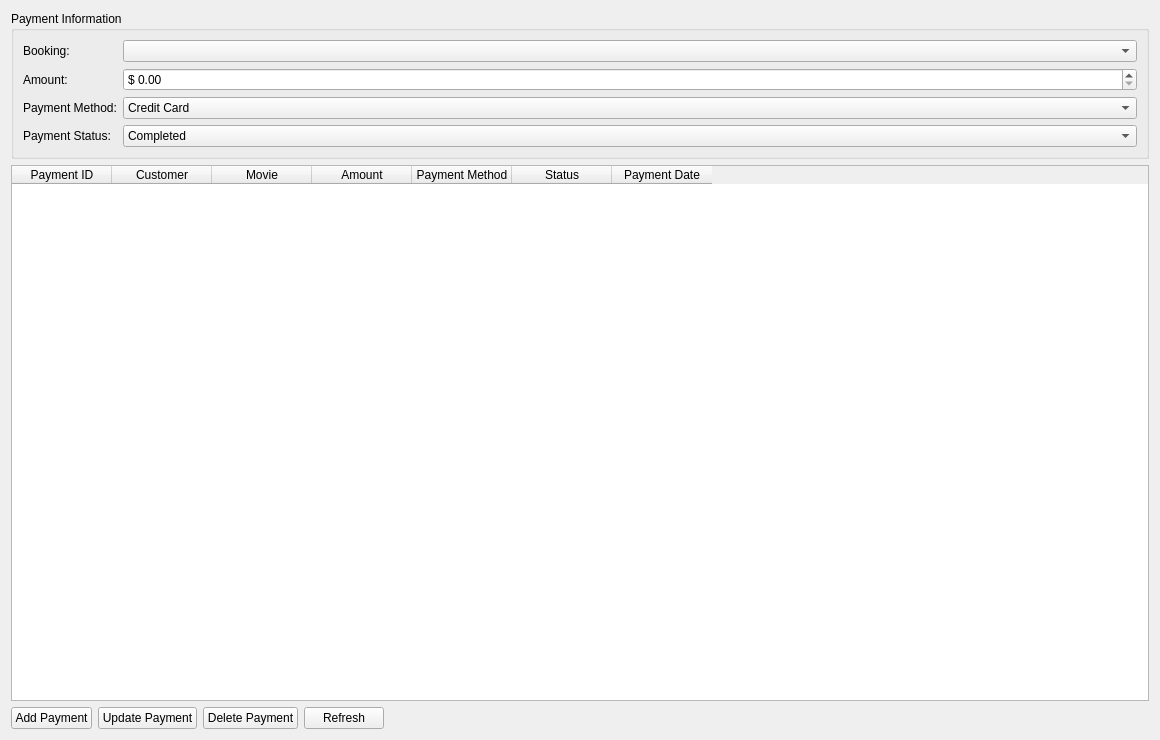
<?xml version="1.0" encoding="UTF-8"?>
<ui version="4.0">
 <class>PaymentTab</class>
 <widget class="QWidget" name="PaymentTab">
  <property name="geometry">
   <rect>
    <x>0</x>
    <y>0</y>
    <width>1160</width>
    <height>740</height>
   </rect>
  </property>
  <layout class="QVBoxLayout" name="verticalLayout">
   <item>
    <widget class="QGroupBox" name="groupBox">
     <property name="title">
      <string>Payment Information</string>
     </property>
     <layout class="QFormLayout" name="formLayout">
      <item row="0" column="0">
       <widget class="QLabel" name="label">
        <property name="text">
         <string>Booking:</string>
        </property>
       </widget>
      </item>
      <item row="0" column="1">
       <widget class="QComboBox" name="bookingCombo"/>
      </item>
      <item row="1" column="0">
       <widget class="QLabel" name="label_2">
        <property name="text">
         <string>Amount:</string>
        </property>
       </widget>
      </item>
      <item row="1" column="1">
       <widget class="QDoubleSpinBox" name="amountInput">
        <property name="prefix">
         <string>$ </string>
        </property>
        <property name="maximum">
         <double>1000.000000000000000</double>
        </property>
       </widget>
      </item>
      <item row="2" column="0">
       <widget class="QLabel" name="label_3">
        <property name="text">
         <string>Payment Method:</string>
        </property>
       </widget>
      </item>
      <item row="2" column="1">
       <widget class="QComboBox" name="paymentMethodCombo">
        <item>
         <property name="text">
          <string>Credit Card</string>
         </property>
        </item>
        <item>
         <property name="text">
          <string>Debit Card</string>
         </property>
        </item>
        <item>
         <property name="text">
          <string>Cash</string>
         </property>
        </item>
        <item>
         <property name="text">
          <string>Mobile Payment</string>
         </property>
        </item>
       </widget>
      </item>
      <item row="3" column="0">
       <widget class="QLabel" name="label_4">
        <property name="text">
         <string>Payment Status:</string>
        </property>
       </widget>
      </item>
      <item row="3" column="1">
       <widget class="QComboBox" name="paymentStatusCombo">
        <item>
         <property name="text">
          <string>Completed</string>
         </property>
        </item>
        <item>
         <property name="text">
          <string>Pending</string>
         </property>
        </item>
        <item>
         <property name="text">
          <string>Failed</string>
         </property>
        </item>
        <item>
         <property name="text">
          <string>Refunded</string>
         </property>
        </item>
       </widget>
      </item>
     </layout>
    </widget>
   </item>
   <item>
    <widget class="QTableWidget" name="paymentTable">
     <property name="alternatingRowColors">
      <bool>true</bool>
     </property>
     <column>
      <property name="text">
       <string>Payment ID</string>
      </property>
     </column>
     <column>
      <property name="text">
       <string>Customer</string>
      </property>
     </column>
     <column>
      <property name="text">
       <string>Movie</string>
      </property>
     </column>
     <column>
      <property name="text">
       <string>Amount</string>
      </property>
     </column>
     <column>
      <property name="text">
       <string>Payment Method</string>
      </property>
     </column>
     <column>
      <property name="text">
       <string>Status</string>
      </property>
     </column>
     <column>
      <property name="text">
       <string>Payment Date</string>
      </property>
     </column>
    </widget>
   </item>
   <item>
    <layout class="QHBoxLayout" name="horizontalLayout">
     <item>
      <widget class="QPushButton" name="addPaymentBtn">
       <property name="text">
        <string>Add Payment</string>
       </property>
      </widget>
     </item>
     <item>
      <widget class="QPushButton" name="updatePaymentBtn">
       <property name="text">
        <string>Update Payment</string>
       </property>
      </widget>
     </item>
     <item>
      <widget class="QPushButton" name="deletePaymentBtn">
       <property name="text">
        <string>Delete Payment</string>
       </property>
      </widget>
     </item>
     <item>
      <widget class="QPushButton" name="refreshPaymentBtn">
       <property name="text">
        <string>Refresh</string>
       </property>
      </widget>
     </item>
     <item>
      <spacer name="horizontalSpacer">
       <property name="orientation">
        <enum>Qt::Horizontal</enum>
       </property>
       <property name="sizeHint" stdset="0">
        <size>
         <width>40</width>
         <height>20</height>
        </size>
       </property>
      </spacer>
     </item>
    </layout>
   </item>
  </layout>
 </widget>
 <resources/>
 <connections/>
</ui>
